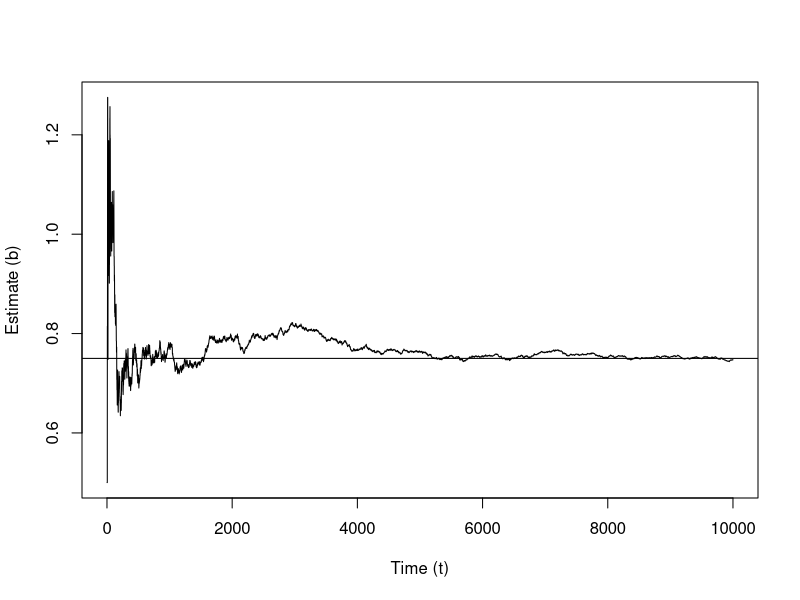

R code for this plot:


# Define the log likelihood (simple logistic regression)

 f <- function(y,x,beta){
   sum(y*x*beta) - sum(log(1 + exp(x*beta)))     
 }

# Gradient 

 fp <- function(y,x,beta){
   sum(y*x) - sum(x*exp(x*beta)/(1 + exp(x*beta)))     
 }

# Generate a fake dataset from simple logistic regression

 nt   <- 10000 # number of time points
 m    <- 100   # observations per time point
 beta <- 0.75  # True value
  
# SGA tuning

 stepsize  <- 5
 power     <- 1
 init      <- 0.5
 b         <- rep(init,nt)
 
# Streaming data and SGA updating

  set.seed(0820)
  for(t in 2:nt){


    # Generate data at this time point
    x    <- rbinom(m,1,.01)
    y    <- rbinom(m,1,1/(1+exp(-x*beta))) 

    # SGA using only data from this time point
    gamma <- stepsize/t^power
    b[t]  <- b[t-1] + gamma*fp(y,x,b[t-1])
  } 

# Plot the results

  par(mfrow=c(1,1))
  plot(b,type="l",xlab="Time (t)",ylab="Estimate (b)")
  abline(beta,0)



